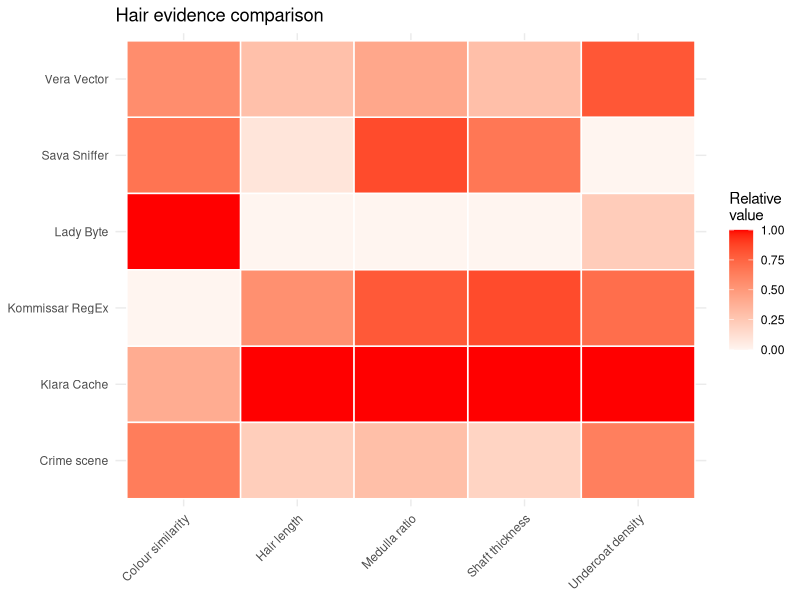
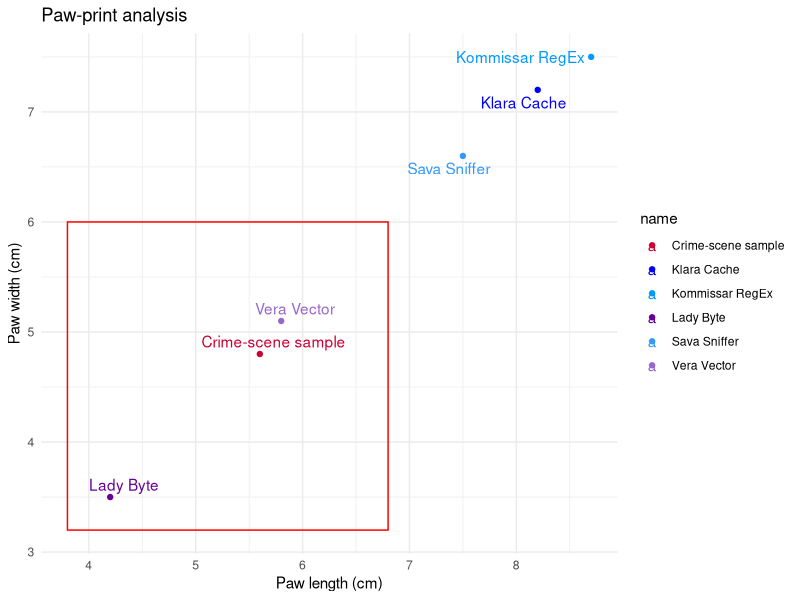
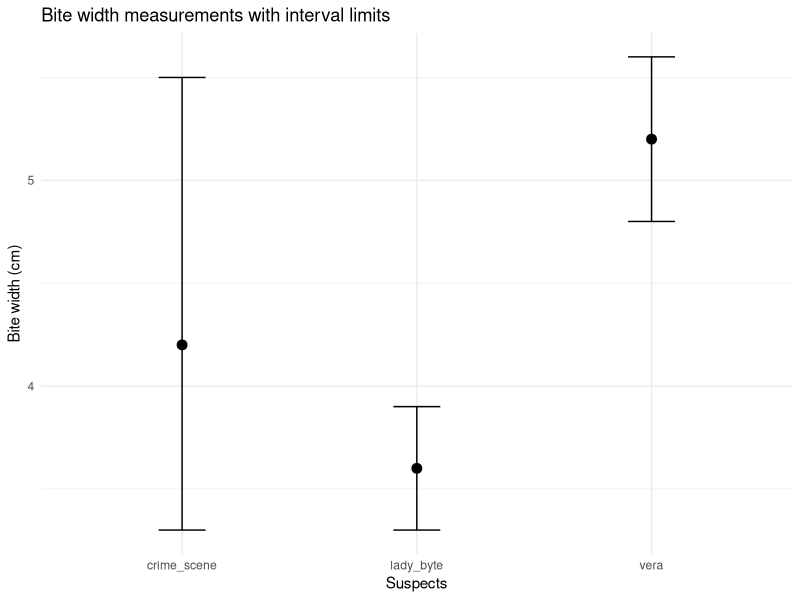

Source code (R) for these figures, in order:
## ---- chunk 1
#| output: false
# Loading the data
data <- read.csv("data/dog_database_expanded.csv")
#str(data)
#colnames(data)
## ---- chunk 2
#| output: false
# Loading libraries
library(ggplot2)
library(ggrepel)
library(tidyverse)
## ---- chunk 3
#| label: fig-hairheatmap
#| fig-cap: "Hair features of the dogs."
#| warning: false

# Hair-feature heatmap
crime_scene <- data %>% filter(record_type == "crime_scene")
all_dogs <- data %>% filter(record_type == "suspect_reference")

heat_data <- bind_rows(all_dogs, crime_scene) %>%
  mutate(name = ifelse(record_type == "crime_scene", "Crime scene", name)) %>%
  select(name,
         `Hair length` = hair_length_cm,
         `Shaft thickness` = hair_diameter_um,
         `Undercoat density` = hair_undercoat_score_0_1,
         `Colour similarity` = hair_lightness_0_1,
         `Medulla ratio` = hair_medulla_ratio) %>%
  pivot_longer(-name, names_to = "feature", values_to = "value") %>%
  group_by(feature) %>%
  mutate(scaled = (value - min(value)) / (max(value) - min(value))) %>%
  ungroup()

ggplot(heat_data, aes(x = feature, y = name, fill = scaled)) +
  geom_tile(color = "white", linewidth = 0.5) +
  scale_fill_gradient(low = "#fff5f0", high = "red", limits = c(0, 1)) +
  labs(x = NULL, y = NULL, fill = "Relative\nvalue", title = "Hair evidence comparison") +
  theme_minimal() +
  theme(
    panel.background = element_rect(fill = "white", color = NA),
    plot.background  = element_rect(fill = "white", color = NA),
    axis.text.x = element_text(angle = 45, hjust = 1)
  )
## ---- chunk 4
#| label: fig-pawprints
#| fig-cap: "Paw-print sizes of the dogs."
#| warning: false


# Paw-print scatterplot
crime_scene <- data %>% filter(record_type == "crime_scene")

ggplot(data, aes(paw_length_cm, paw_width_cm, label = name, color = name)) +
  geom_rect(
    data = crime_scene,
    aes(xmin = paw_length_lower_cm, xmax = paw_length_upper_cm,
        ymin = paw_width_lower_cm, ymax = paw_width_upper_cm),
    inherit.aes = FALSE,
    fill = NA, color = "red", linewidth = 0.5
  ) +
  geom_point() +
  geom_text_repel() +
  scale_color_manual(values = c("Sava Sniffer" = "#3399FF", "Klara Cache" = "#0000FF",
                               "Lady Byte" = "#660099", "Kommissar RegEx" = "#0099FF",
                               "Vera Vector" = "#9966CC", "Crime-scene sample" = "#CC0033")) +
  labs(x = "Paw length (cm)", y = "Paw width (cm)", title = "Paw-print analysis") +
  theme_minimal() +
  theme(
    panel.background = element_rect(fill = "white", color = NA),
    plot.background  = element_rect(fill = "white", color = NA)
  )
## ---- chunk 5
#| label: fig-bitemarks
#| fig-cap: "Bite marks of the dogs."
#| warning: false

selected_data <- data[data$id %in% c("lady_byte", "vera", "crime_scene"), ]

# Bite-mark interval plot
# geom_errorbarh() or geom_pointrange() 
ggplot(selected_data, aes(x = id, y = bite_width_cm)) +
  geom_point(size = 3) +                  # shows the measurement itself
  geom_errorbar(
    aes(ymin = bite_width_lower_cm, ymax = bite_width_upper_cm),
    width = 0.2,
    na.rm = FALSE
  ) +
  labs(
    x = "Suspects",
    y = "Bite width (cm)",
    title = "Bite width measurements with interval limits"
  ) +
  theme_minimal()
